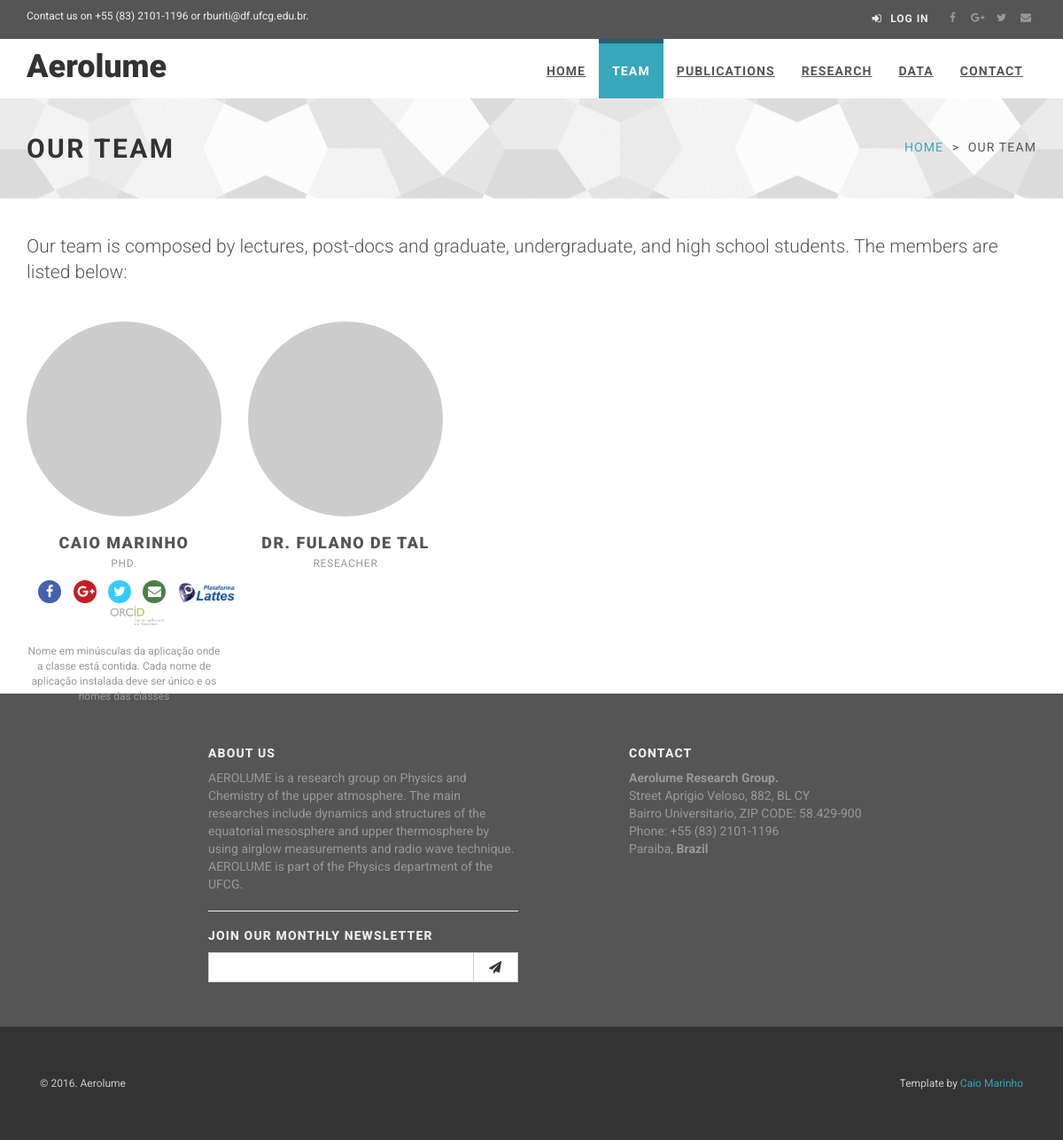
Page /team/ on the committed database.
### app/models.py (models this page shows, shortened)
class TimeStamped(models.Model):
    class Meta:
        abstract = True
    created_at = models.DateTimeField(auto_now_add=True)
    published_at = models.DateTimeField(auto_now=True)

class Category(TimeStamped):
    class Meta:
        verbose_name = "Category"
        verbose_name_plural = "Categories"
    name = models.CharField(max_length=100, unique=True)
    slug = models.SlugField(unique=True, blank=True, null=True)
    is_visible = models.BooleanField(default=True)
    @permalink
    def get_absolute_url(self):
        return ('category', None, {'slug': self.slug})

class TeamMember(models.Model):
    class Meta:
        verbose_name = "TeamMember"
        verbose_name_plural = "TeamMembers"
    name = models.CharField(max_length=100)
    facebook = models.URLField(blank=True, null=True)
    googleplus = models.URLField(blank=True, null=True)
    twitter = models.URLField(blank=True, null=True)
    lattes = models.URLField(blank=True, null=True)
    orcid = models.URLField(blank=True, null=True)
    email = models.EmailField(blank=True, null=True)
    role = models.CharField(max_length=100)
    site = models.URLField(blank=True, null=True)
    image = CloudinaryField('image')
    description = models.TextField(blank=True, null=True)

### app/views.py (the view)
# urls.py: url(r'^team/$', views.team, name='team'),
def team(request):
    categories = Category.objects.filter(is_visible=True).order_by('-created_at')
    return render_to_response('team.html', {
        'categories': categories,
        'members': TeamMember.objects.all()
    }, context_instance=RequestContext(request))

### app/templates/team.html (shortened to what this page needs)
{% extends 'base.html' %}
{% load staticfiles %}
{% block content %}
    <div id="heading-breadcrumbs">
        <div class="container">
            <div class="row">
                <div class="col-md-7">
                    <h1>Our team</h1>
                </div>
                <div class="col-md-5">
                    <ul class="breadcrumb">
                        <li><a href="/">Home</a>
                        </li>
                        <li>Our team</li>
                    </ul>
                </div>
            </div>
        </div>
    </div>
    <div id="content">
        <div class="container">
            <section>
                <div class="row">
                    <div class="col-md-12">
                        <p class="lead">Our team is composed by lectures, post-docs and
                            graduate, undergraduate, and high school students. The members are
                            listed below:</p>
                    </div>
                </div>
                <div class="row">
                    {% for member in members %}
                        <div class="col-md-2 col-sm-2">
                            <div class="team-member" data-animate="fadeInUp">
                                <div class="image">
                                    <a href="{{ member.image.url }}">
                                        {% if member.image.url %}
                                            <img src="{{ member.image.url }}" alt=""
                                                 class="img-responsive img-circle"
                                                 style="height: 200px; width: 200px;">
                                        {% else %}
                                            <img src="http://placehold.it/300.png?text=Member"
                                                 alt=""
                                                 class="img-responsive img-circle">
                                        {% endif %}
                                    </a>
                                </div>
                                <h3><a href="#">{{ member.name|truncatechars:"21" }}</a></h3>
                                <p class="role">{{ member.role }}</p>
                                <div class="social">
                                    {% if member.facebook %}
                                        <a href="{{ member.facebook }}"
                                           class="external facebook"
                                           data-animate-hover="pulse"><i
                                                class="fa fa-facebook"></i></a>
                                    {% endif %}
                                    {% if member.googleplus %}
                                        <a href="{{ member.googleplus }}"
                                           class="external gplus"
                                           data-animate-hover="pulse"><i
                                                class="fa fa-google-plus"></i></a>
                                    {% endif %}
                                    {% if member.twitter %}
                                        <a href="{{ member.twitter }}" class="external twitter"
                                           data-animate-hover="pulse"><i
                                                class="fa fa-twitter"></i></a>
                                    {% endif %}
                                    {% if member.email %}
                                        <a href="mailto:{{ member.email }}" class="email"
                                           data-animate-hover="pulse"><i
                                                class="fa fa-envelope"></i></a>
                                    {% endif %}
                                    {% if member.lattes %}
                                        <a href="{{ member.lattes }}"
                                           class="external"
                                           data-animate-hover="pulse">
                                            <img src="{% static "img/lattes.png" %}"
                                                 height="25px"/>
                                        </a>
                                    {% endif %}
                                    {% if member.orcid %}
                                        <a href="{{ member.orcid }}"
                                           class="external"
                                           data-animate-hover="pulse">
                                            <img src="{% static "img/orcid-hero-logo.png" %}"
                                                 height="28px"/>
                                        </a>
                                    {% endif %}
                                </div>
                                <div class="text">
                                    <p>{{ member.description }}</p>
                                </div>
                            </div>
                        </div>
                    {% empty %}
                        <div class="text-center">
                            <h1> No Members</h1>
                        </div>
                    {% endfor %}
                </div>
            </section>
        </div>
    </div>
    </div>
{% endblock %}

### app/templates/base.html (shortened to what this page needs)
{% load staticfiles %}
<!DOCTYPE html>
<html lang="en">
{% block head %}
    {% include 'head.html' %}
    <link href="https://cdnjs.cloudflare.com/ajax/libs/sweetalert/1.1.3/sweetalert.min.css" rel="stylesheet">
    <link rel="stylesheet" href="{% static 'js/fullcalendar/fullcalendar.min.css' %}">
    <link rel="stylesheet" href="{% static 'js/fullcalendar/fullcalendar.print.css' %}" media="print">
{% endblock %}
<body>
<div id="all">
    {% include 'header.html' %}
    {% block content %}
    {% endblock %}
    {% include 'footer.html' %}
</body>
</html>

### app/templates/head.html (shortened to what this page needs)
{% load staticfiles %}
<head>
    <link rel="stylesheet" href="http://maxcdn.bootstrapcdn.com/font-awesome/4.3.0/css/font-awesome.min.css">
    <link rel="stylesheet" href="http://maxcdn.bootstrapcdn.com/bootstrap/3.3.2/css/bootstrap.min.css">
    <link href="{% static 'css/animate.css' %}" rel="stylesheet">
    <link href="{% static 'css/style.default.css' %}" rel="stylesheet" id="theme-stylesheet">
    <link href="{% static 'css/custom.css' %}" rel="stylesheet">
    <link href="{% static 'css/owl.carousel.css' %}" rel="stylesheet">
    <link href="{% static 'css/owl.theme.css' %}" rel="stylesheet">
</head>

### app/templates/header.html (shortened to what this page needs)
{% load staticfiles %}
<header>
    <div id="top">
        <div class="container">
            <div class="row">
                <div class="col-xs-5 contact">
                    <p class="hidden-sm hidden-xs">Contact us on +55 (83) 2101-1196 or rburiti@df.ufcg.edu.br.</p>
                </div>
                <div class="col-xs-7">
                    <div class="social">
                        <a href="#" class="external facebook" data-animate-hover="pulse"><i
                                class="fa fa-facebook"></i></a>
                        <a href="#" class="external gplus" data-animate-hover="pulse"><i
                                class="fa fa-google-plus"></i></a>
                        <a href="#" class="external twitter" data-animate-hover="pulse"><i
                                class="fa fa-twitter"></i></a>
                        <a href="#" class="email" data-animate-hover="pulse"><i class="fa fa-envelope"></i></a>
                    </div>
                    <div class="login">
                        <a href="/admin"><i class="fa fa-sign-in"></i>
                            <span class="hidden-xs text-uppercase">Log in</span></a>
                    </div>
                </div>
            </div>
        </div>
    </div>
    <div class="navbar-affixed-top" data-spy="affix" data-offset-top="200">
        <div class="navbar navbar-default yamm" role="navigation" id="navbar">
            <div class="container">
                <div class="navbar-header">
                    <a class="navbar-brand home" href="/">
                        <h1 style="margin-top: 2px;"> Aerolume</h1>
                    </a>
                </div>
                <div class="navbar-collapse collapse" id="navigation">
                    <ul class="nav navbar-nav navbar-right">
                        <li id="home" class="">
                            <a href="/">Home</a>
                        </li>
                        <li id="team" class="">
                            <a href="/team">Team</a>
                        </li>
                        {% for cat in categories %}
                            <li id="{{ cat.name }}" class="">
                                <a href="{{ cat.get_absolute_url }}">{{ cat.name }}</a>
                            </li>
                        {% endfor %}
                        <li id="data" class="">
                            <a href="/data">Data</a>
                        </li>
                        <li id="contact" class="">
                            <a href="/contact">Contact</a>
                        </li>
                    </ul>
                </div>
            </div>
        </div>
    </div>
</header>

### app/templates/footer.html (shortened to what this page needs)
{% load staticfiles %}
<footer id="footer">
    <div class="container">
        <div class="col-md-4 col-md-offset-2 col-sm-6 ">
            <h4>About us</h4>
            <p>AEROLUME is a research group on Physics and Chemistry of the upper atmosphere. The main researches
                include dynamics and structures of the equatorial mesosphere and upper thermosphere by using airglow
                measurements and radio wave technique. AEROLUME is part of the Physics department of the UFCG.</p>
            <hr>
            <h4>Join our monthly newsletter</h4>
            <form method="post" action="/submit-news">
                <div class="input-group">
                    <input type="email" class="form-control" name="email" required>
                    <span class="input-group-btn">
                        <button class="btn btn-default" type="submit"><i class="fa fa-send"></i></button>
                    </span>
                </div>
            </form>
        </div>
        <div class="col-md-4 col-md-offset-1 col-sm-6">
            <h4>Contact</h4>
            <p><strong>Aerolume Research Group.</strong>
                <br>Street Aprigio Veloso, 882, BL CY
                <br>Bairro Universitario, ZIP CODE: 58.429-900
                <br>Phone: +55 (83) 2101-1196
                <br>Paraiba, <strong>Brazil</strong>
                <br>
            </p>
        </div>
    </div>
</footer>
<div id="copyright">
    <div class="container">
        <div class="col-md-12">
            <p class="pull-left">&copy; 2016. Aerolume </p>
            <p class="pull-right">Template by <a href="http://caiomarinho.me">Caio Marinho</a>
            </p>
        </div>
    </div>
</div>

### static/css/custom.css (style rules this page uses)
@media screen and (min-width: 0px) { .hero > hgroup > h1,h2,h3 { color: #ffffff; } }

### static/js/fullcalendar/fullcalendar.print.css (style rules this page uses)
th, td, hr, thead, tbody, .fc-row { border-color: #ccc !important; background: #fff !important; }

### app/templates/team.html (style rules this page uses)
.col-md-2 { height: 380px; width: 250px; }

### rows in the picture
Category: name "PUBLICATIONS"
Category: name "RESEARCH"
TeamMember: name "CAIO MARINHO", role "PHD.", description "Nome em minúsculas da aplicação onde a classe está contida. Cada nome de aplicação instalada deve ser único e os nomes das classes"
TeamMember: name "DR. FULANO DE TAL", role "RESEACHER"
